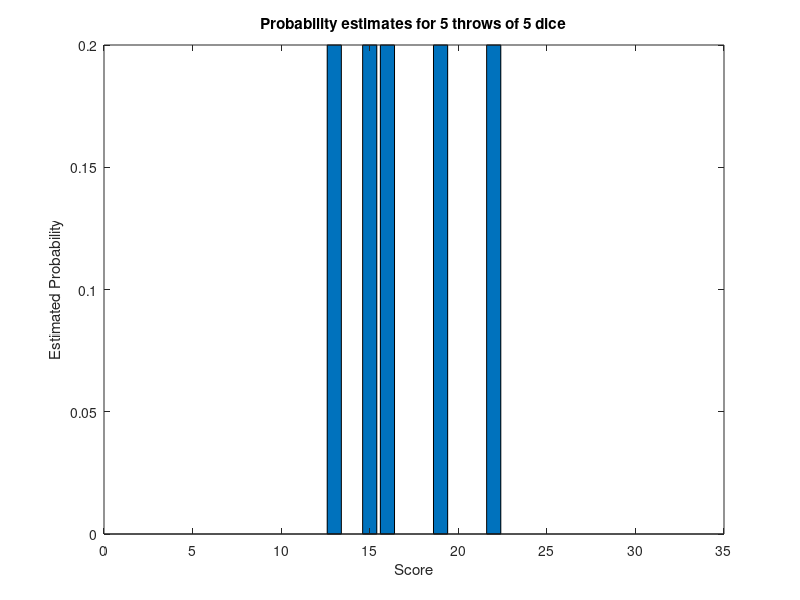

Reproduce this figure in MATLAB.
function dice_simulation ( throw_num, die_num )

%*****************************************************************************80
%
%% DICE_SIMULATION simulates the repeated tossing and summing of M dice.
%
%  Usage:
%
%    dice_simulation ( throw_num, die_num )
%
%    where
%
%    * throw_num is the number of times the dice were thrown;
%    * die_num is the number of dice tossed each time.
%
%  Licensing:
%
%    This code is distributed under the GNU LGPL license.
%
%  Modified:
%
%    23 October 2009
%
%  Author:
%
%    John Burkardt
%
%  Parameters:
%
%    Input, integer THROW_NUM, the number of times the dice are thrown.
%
%    Input, integer DIE_NUM, the number of dice.
%
  fprintf ( 1, '\n' );
  timestamp ( );

  fprintf ( 1, '\n' );
  fprintf ( 1, 'DICE_SIMULATION:\n' );
  fprintf ( 1, '  MATLAB version\n' );
  fprintf ( 1, '  Simulate the throwing and totaling of M dice.\n' );
%
%  Get THROW_NUM.
%
  if ( nargin < 1 )
    fprintf ( 1, '\n' );
    throw_num = input ( 'Enter number of throws: ' );
  end
%
%  Get DIE_NUM.
%
  if ( nargin < 2 )
    fprintf ( 1, '\n' );
    die_num = input ( 'Enter number of dice: ' );
  end
%
%  Throw all the dice, all the times.
%
  throws = rand ( throw_num, die_num );
%
%  Round up each die to the values 1, 2, 3, 4, 5, 6.
%
  throws = ceil ( 6 * throws );
%
%  Total the dice in each throw.
%
  score(1:throw_num) = sum ( throws(1:throw_num,1:die_num), 2 );
%
%  Make a frequency plot.
%
  x = linspace ( die_num, die_num*6, die_num*5+1 );

  hist ( score, x )

  xlabel ( 'Score' )
  ylabel ( 'Frequency' )
  title_string = sprintf ( 'Frequency plot for %d throws of %d dice', throw_num, die_num );
  title ( title_string );

  fprintf ( 1, '\n' );
  fprintf ( 1, '  Press return for estimated probability plot.\n' );
  pause
%
%  Make an estimated probability plot.
%
  x = linspace ( die_num, die_num*6, die_num*5+1 );
  y = zeros ( die_num*5+1,1);
  for i = die_num : die_num*6
    j = find ( score == i );
    y(i-die_num+1) = length ( j ) / throw_num;
  end 

  bar ( x, y )

  xlabel ( 'Score' )
  ylabel ( 'Estimated Probability' )
  title_string = sprintf ( 'Probability estimates for %d throws of %d dice', throw_num, die_num );
  title ( title_string );
%
%  Statistics.
%
  score_ave = sum ( score(1:throw_num) ) / throw_num;
  score_var = var ( score );
  fprintf ( 1, '\n' );
  fprintf ( 1, '  Number of dice = %d\n', die_num );
  fprintf ( 1, '  Number of throws = %d\n', throw_num );
  fprintf ( 1, '  Maximum possible score = %d\n', 6 * die_num );
  fprintf ( 1, '  Average score =          %f\n', score_ave );
  fprintf ( 1, '  Minimum possible score = %d\n', die_num );
  fprintf ( 1, '  Variance of score = %f\n', score_var );
%
%  Terminate.
%
  fprintf ( 1, '\n' );
  fprintf ( 1, 'DICE_SIMULATION:\n' );
  fprintf ( 1, '  Normal end of execution.\n' );

  fprintf ( 1, '\n' );
  timestamp ( );

  return
end
function timestamp ( )

%*****************************************************************************80
%
%% TIMESTAMP prints the current YMDHMS date as a timestamp.
%
%  Licensing:
%
%    This code is distributed under the GNU LGPL license.
%
%  Modified:
%
%    14 February 2003
%
%  Author:
%
%    John Burkardt
%
  t = now;
  c = datevec ( t );
  s = datestr ( c, 0 );
  fprintf ( 1, '%s\n', s );

  return
end
